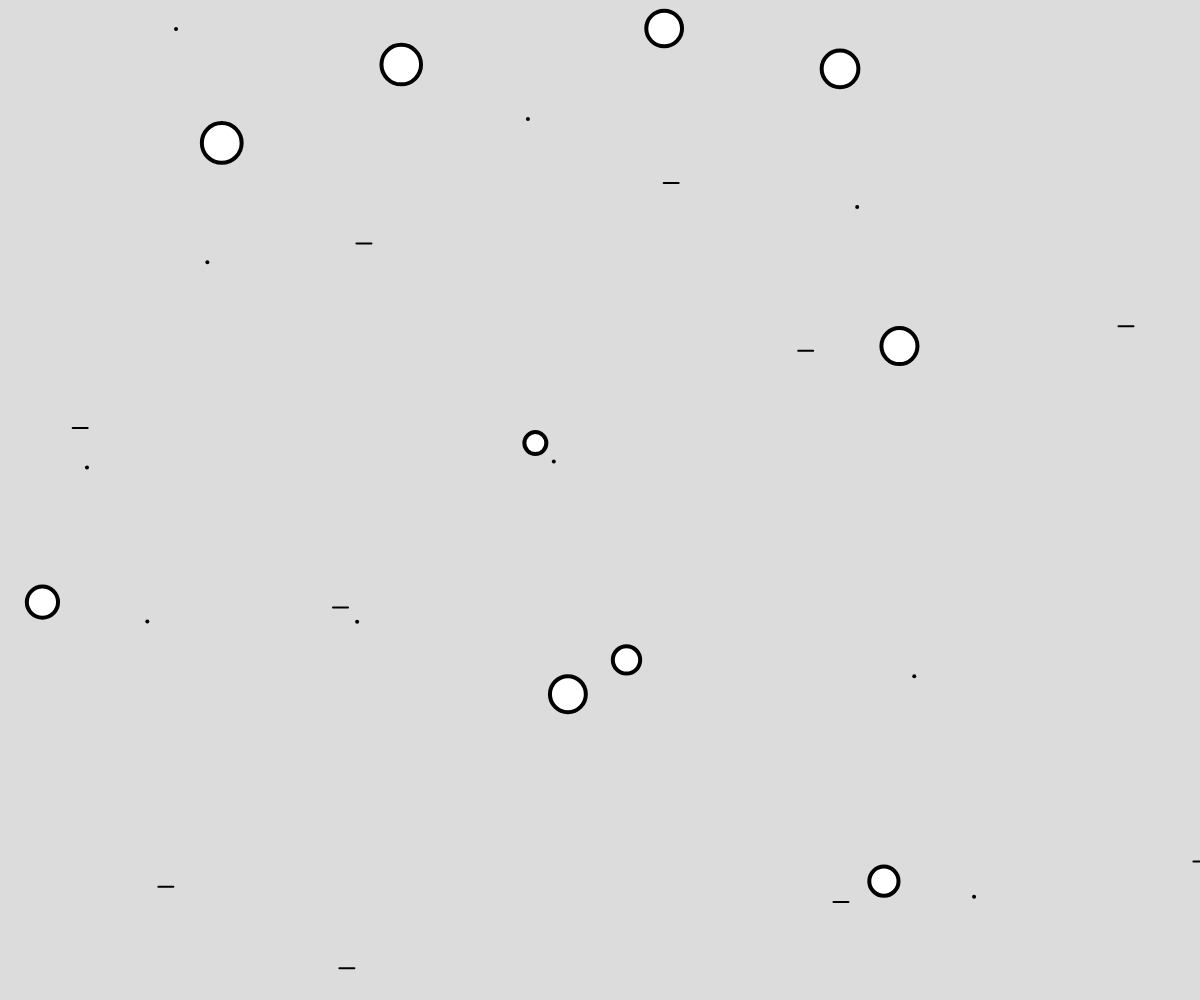
Frame 1 (no input)
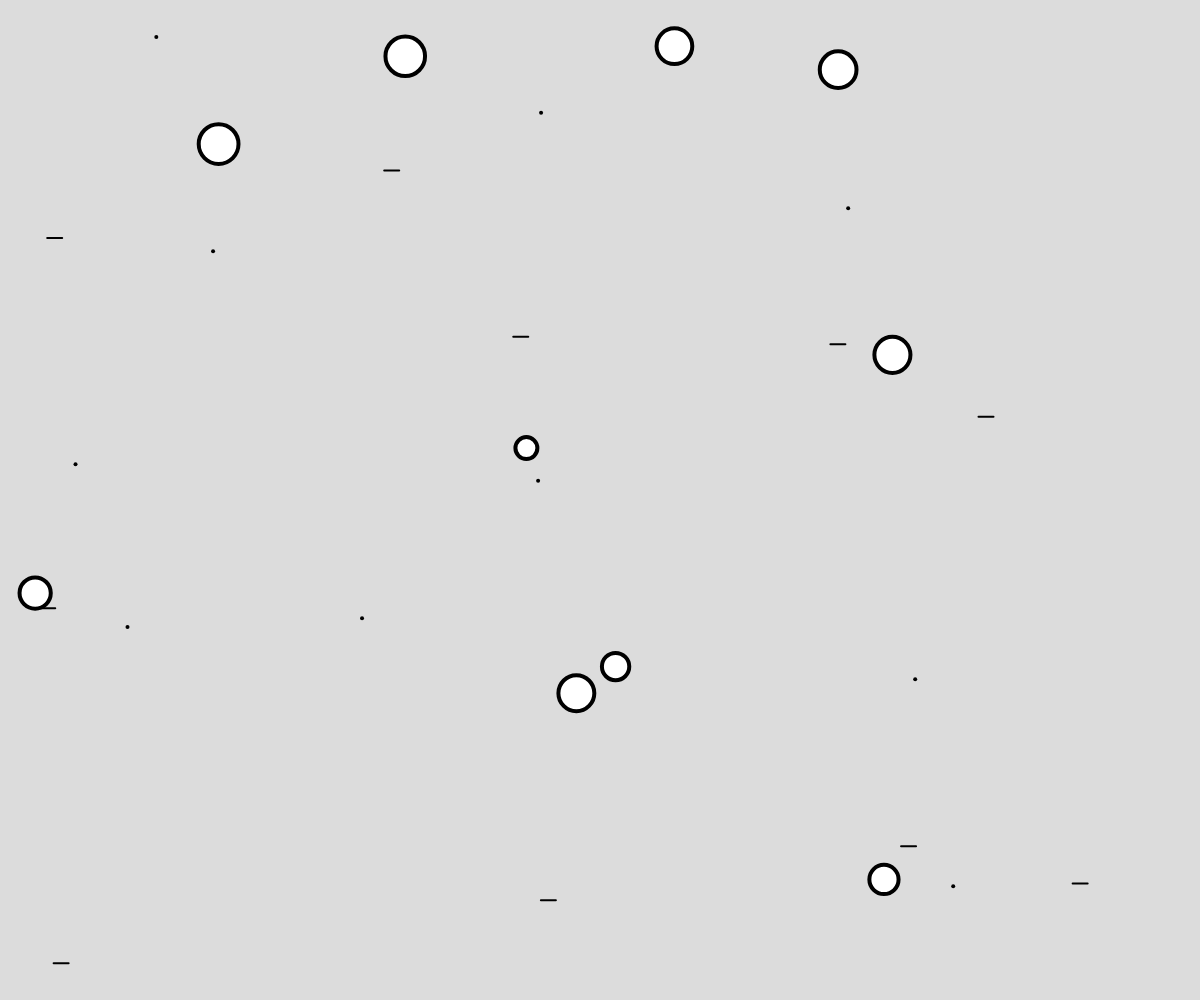
Frame 60 (no input)
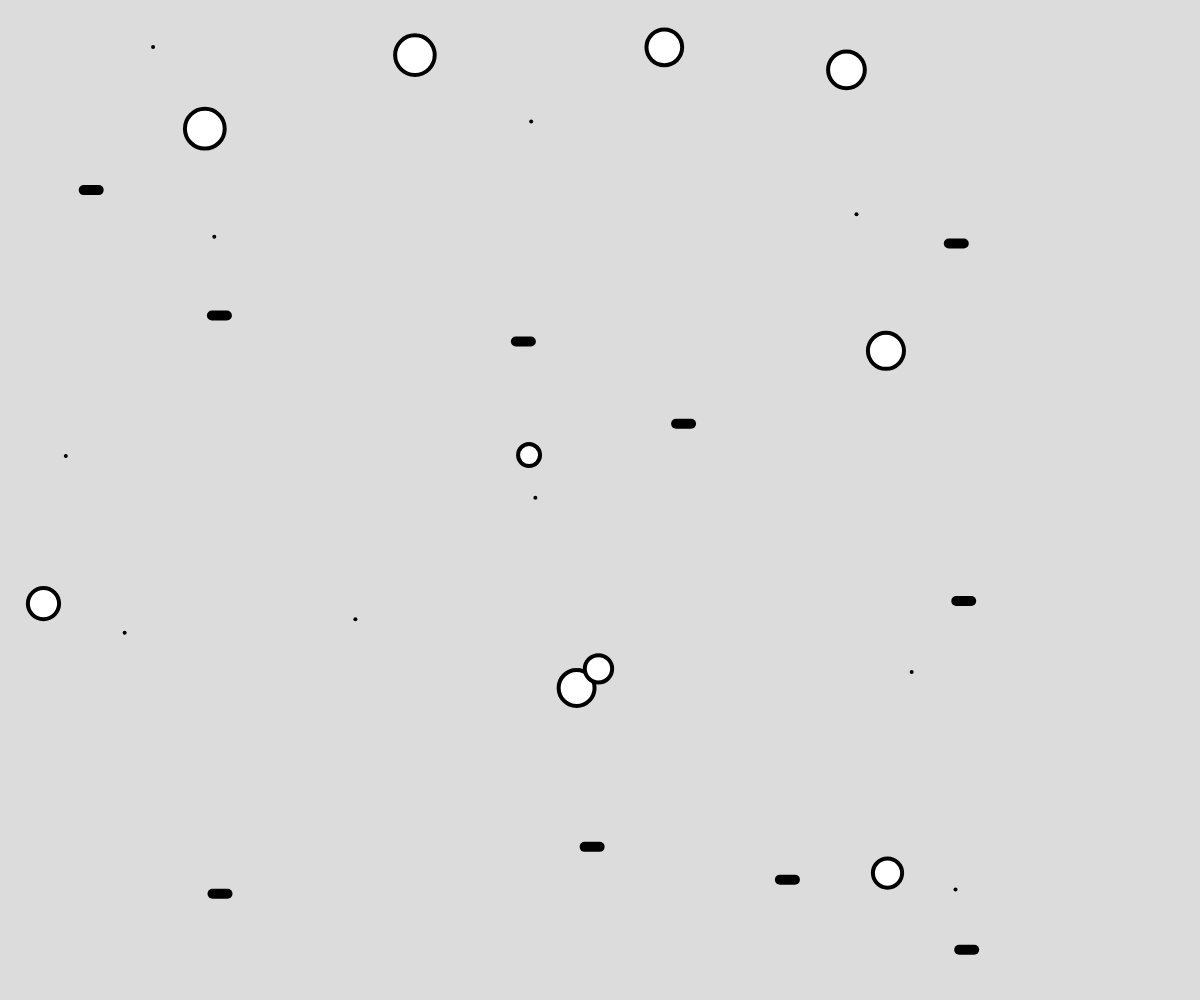
Frame 120 (the mouse pressed at the canvas centre since frame 60)

The p5.js sketch that drew these frames (run headless with seeded random() and noise() and a simulated clock; from frame 60 on, the mouse is pressed at the canvas centre):

// p5.js sketch
// ── sketch.js
// Project Title
// Your Name
// Date
//
// Extra for Experts:
// - describe what you did to take this project "above and beyond"



function setup() {
  createCanvas(windowWidth, windowHeight);
  for(let $ = 0; $ < 10; ++$){
    objects.push(new AnimatedObject(random(width),random(height)));
    objects.push(new circleObj(random(width),random(height)));
    objects.push(new lineObj());
  }
}

function draw() {
  background(220);

  for(let it of objects){
    it.display();
    it.move();
  }
}



// ── animated.js

let objects = [];

// parent class
class AnimatedObject {
    constructor(x,y){
      this.x = x;
      this.y = y;
      this.size = 1;
    }
    move(){
      this.x += random(-2,2);
      this.y += random(-2,2);
    }
  
    display(){
      strokeWeight(4);
      point(this.x,this.y);
    }
  }
  
  class circleObj extends AnimatedObject{
    constructor(x,y){
      super(x,y); // calls parent class
      this.size = random(20,40);
    }
    display(){//function override
      circle(this.x,this.y,this.size);
      if(dist(this.x,this.y,mouseX,mouseY) < this.size/2){
        fill(255,0,0)
      }
      else fill(255)
    }
  }
  
  class lineObj extends AnimatedObject{
    constructor(){
      super(random(width),random(height));
    }
  
    move(){
      super.move();
      this.x -=5;
      if(this.x < 0) this.x = width;
    }
    display(){
      if(mouseIsPressed)strokeWeight(10);
      else strokeWeight(2);
      line(this.x,this.y,this.x+15,this.y);
    }
  }
